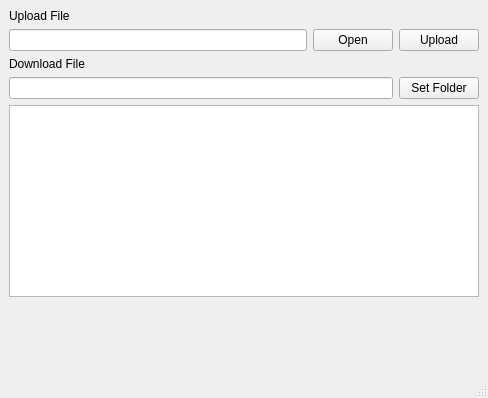
<?xml version="1.0" encoding="UTF-8"?>
<ui version="4.0">
 <class>MainWindow</class>
 <widget class="QMainWindow" name="MainWindow">
  <property name="geometry">
   <rect>
    <x>0</x>
    <y>0</y>
    <width>488</width>
    <height>398</height>
   </rect>
  </property>
  <property name="windowTitle">
   <string>MainWindow</string>
  </property>
  <widget class="QWidget" name="centralwidget">
   <layout class="QVBoxLayout" name="verticalLayout">
    <item>
     <widget class="QLabel" name="label_2">
      <property name="text">
       <string>Upload File</string>
      </property>
     </widget>
    </item>
    <item>
     <layout class="QHBoxLayout" name="horizontalLayout">
      <item>
       <widget class="QLineEdit" name="lineEdit"/>
      </item>
      <item>
       <widget class="QPushButton" name="openButton">
        <property name="text">
         <string>Open</string>
        </property>
       </widget>
      </item>
      <item>
       <widget class="QPushButton" name="uploadButton">
        <property name="text">
         <string>Upload</string>
        </property>
       </widget>
      </item>
     </layout>
    </item>
    <item>
     <widget class="QLabel" name="label">
      <property name="text">
       <string>Download File</string>
      </property>
     </widget>
    </item>
    <item>
     <layout class="QHBoxLayout" name="horizontalLayout_2">
      <item>
       <widget class="QLineEdit" name="lineEdit_2"/>
      </item>
      <item>
       <widget class="QPushButton" name="setFolderButton">
        <property name="text">
         <string>Set Folder</string>
        </property>
       </widget>
      </item>
     </layout>
    </item>
    <item>
     <widget class="QListWidget" name="listWidget"/>
    </item>
    <item>
     <spacer name="verticalSpacer">
      <property name="orientation">
       <enum>Qt::Orientation::Vertical</enum>
      </property>
      <property name="sizeHint" stdset="0">
       <size>
        <width>20</width>
        <height>40</height>
       </size>
      </property>
     </spacer>
    </item>
   </layout>
  </widget>
  <widget class="QMenuBar" name="menubar">
   <property name="geometry">
    <rect>
     <x>0</x>
     <y>0</y>
     <width>488</width>
     <height>22</height>
    </rect>
   </property>
  </widget>
  <widget class="QStatusBar" name="statusbar"/>
 </widget>
 <resources/>
 <connections/>
</ui>
